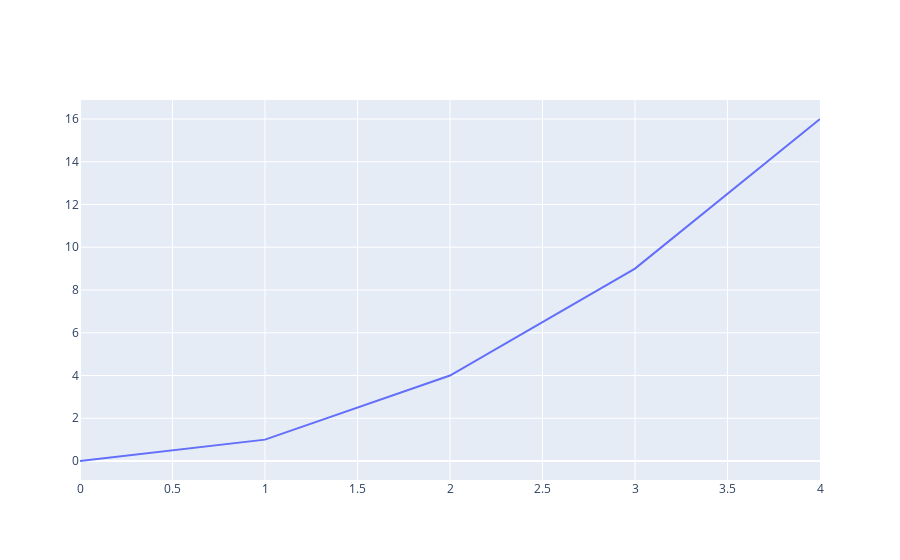

This figure's notebook cell:
### Markdown cell above
Para ter uma linha entre esse pontos temos que mudar o parametro *mode*. Prestem atenção que estou recriando a figura vazia novamente. Pois é a gente reutilizar a anterior adicianamos em cima do grafico já existente.

### Code cell
fig = go.Figure()
fig.add_scatter(x=[0, 1, 2, 3, 4], y=[0, 1, 4, 9, 16],mode = 'lines')
fig.show()

### Figure 1 — Plotly figure (JSON) as saved in the notebook; plotly's stock layout.template omitted (floating-point values rounded to 4 significant figures)
{"data": [{"mode": "lines", "type": "scatter", "x": [0, 1, 2, 3, 4], "y": [0, 1, 4, 9, 16]}], "layout": {}}
